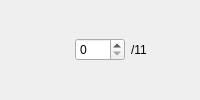
         <widget class="QWidget" name="widget_30" native="true">
          <layout class="QHBoxLayout" name="horizontalLayout_30">
           <property name="leftMargin">
            <number>0</number>
           </property>
           <property name="topMargin">
            <number>0</number>
           </property>
           <property name="rightMargin">
            <number>0</number>
           </property>
           <property name="bottomMargin">
            <number>0</number>
           </property>
           <item>
            <widget class="QLabel" name="label_30">
             <property name="maximumSize">
              <size>
               <width>75</width>
               <height>75</height>
              </size>
             </property>
             <property name="toolTip">
              <string>#9F589E_#F785C9</string>
             </property>
             <property name="text">
              <string/>
             </property>
             <property name="pixmap">
              <pixmap resource="resource.qrc">:/pairs/pairs/#9F589E_#F785C9.png</pixmap>
             </property>
             <property name="scaledContents">
              <bool>true</bool>
             </property>
            </widget>
           </item>
           <item>
            <widget class="QSpinBox" name="spinBox_30">
             <property name="maximumSize">
              <size>
               <width>50</width>
               <height>16777215</height>
              </size>
             </property>
             <property name="minimum">
              <number>0</number>
             </property>
             <property name="maximum">
              <number>11</number>
             </property>
            </widget>
           </item>
           <item>
            <widget class="QLabel" name="label_30_2">
             <property name="text">
              <string>/11</string>
             </property>
            </widget>
           </item>
          </layout>
         </widget>
